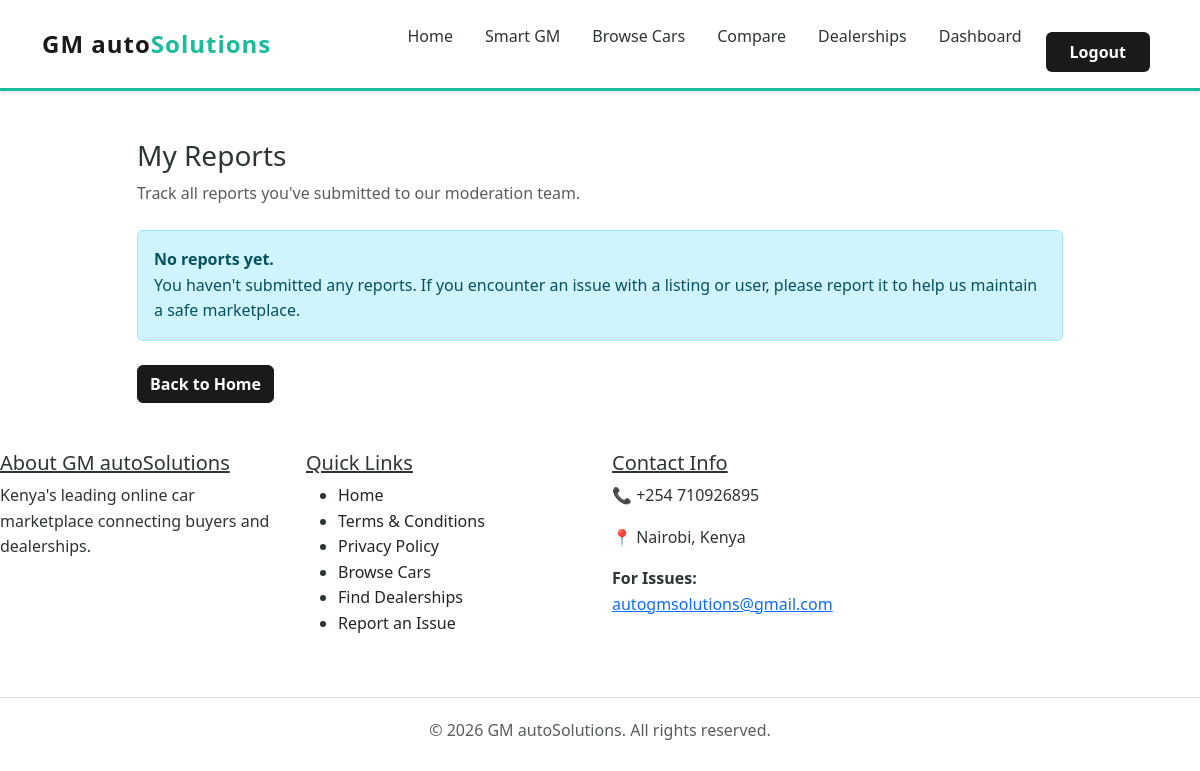
The page /my-reports/ (signed in) on the database as committed earlier.
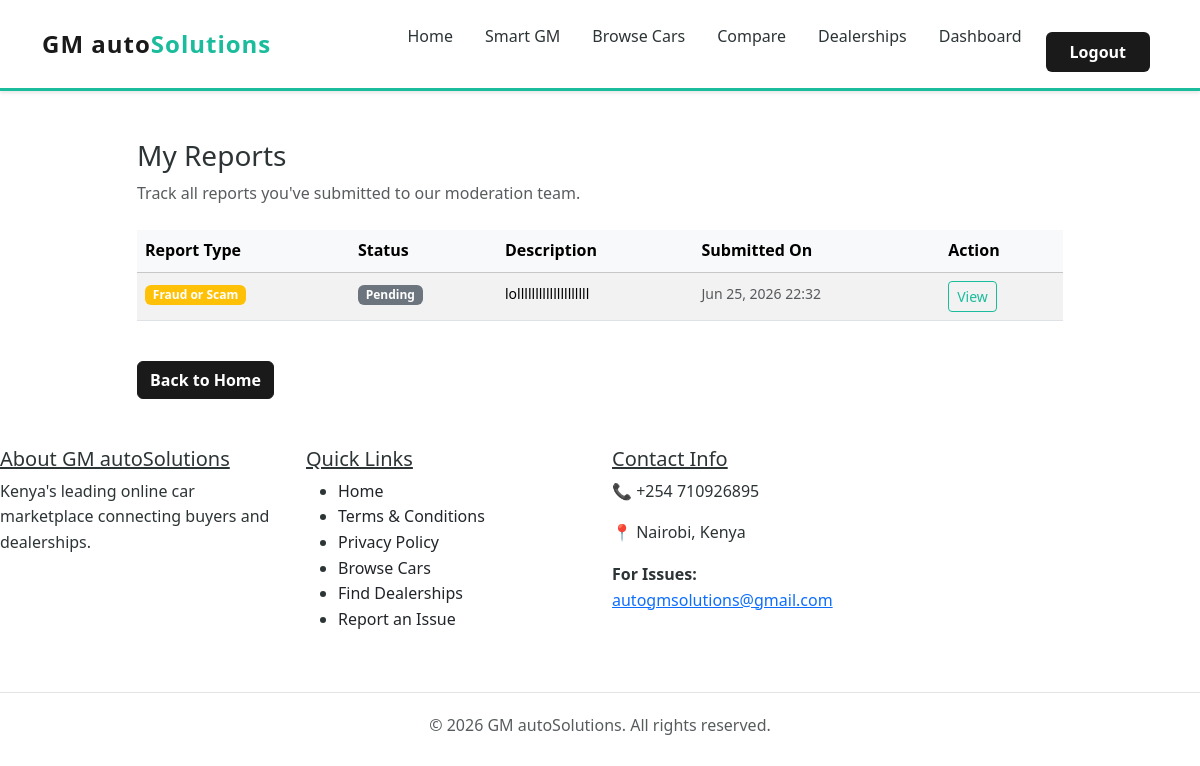
The same page on the database as committed later.
### myapp/models.py (models this page shows, shortened)
class Report(models.Model):
    REPORT_TYPES = [
        ('inappropriate_content', 'Inappropriate Content'),
        ('fraud', 'Fraud or Scam'),
        ('fake_listing', 'Fake Listing'),
        ('harassment', 'Harassment'),
        ('spam', 'Spam'),
        ('duplicate', 'Duplicate Listing'),
        ('other', 'Other Issue'),
    ]
    STATUS_CHOICES = [
        ('pending', 'Pending'),
        ('under_review', 'Under Review'),
        ('resolved', 'Resolved'),
        ('rejected', 'Rejected'),
    ]
    reporter = models.ForeignKey(User, on_delete=models.CASCADE, related_name='reports_made')
    car = models.ForeignKey(Car, on_delete=models.CASCADE, null=True, blank=True, related_name='car_reports')
    dealership = models.ForeignKey(Dealership, on_delete=models.CASCADE, null=True, blank=True, related_name='dealership_reports')
    reported_user = models.ForeignKey(User, on_delete=models.CASCADE, null=True, blank=True, related_name='user_reports')
    report_type = models.CharField(max_length=25, choices=REPORT_TYPES)
    description = models.TextField()
    status = models.CharField(max_length=20, choices=STATUS_CHOICES, default='pending')
    created_at = models.DateTimeField(auto_now_add=True)
    updated_at = models.DateTimeField(auto_now=True)
    class Meta:
        ordering = ['-created_at']

### myapp/views.py (the view)
# urls.py: path('my-reports/', views.my_reports, name='my_reports'),
@login_required(login_url='login')
def my_reports(request):
    reports = Report.objects.filter(reporter=request.user).order_by('-created_at')
    context = {
        'reports': reports,
    }
    return render(request, 'my_reports.html', context)

### myapp/context_processors.py (called while the page is built)
def car_hierarchy(request):
    return {
        'car_hierarchy_json': json.dumps(get_combined_car_hierarchy())
    }

### myapp/Templates/my_reports.html (shortened to what this page needs)
{% extends 'base.html' %}
{% block content %}
<div class="container py-5">
    <div class="row">
        <div class="col-lg-10 offset-lg-1">
            <div class="mb-4">
                <h1 class="h3">My Reports</h1>
                <p class="text-muted">Track all reports you've submitted to our moderation team.</p>
            </div>
            {% if reports %}
                <div class="table-responsive">
                    <table class="table table-striped table-hover">
                        <thead class="table-light">
                            <tr>
                                <th>Report Type</th>
                                <th>Status</th>
                                <th>Description</th>
                                <th>Submitted On</th>
                                <th>Action</th>
                            </tr>
                        </thead>
                        <tbody>
                            {% for report in reports %}
                                <tr>
                                    <td>
                                        <span class="badge bg-warning">{{ report.get_report_type_display }}</span>
                                    </td>
                                    <td>
                                        {% if report.status == 'pending' %}
                                            <span class="badge bg-secondary">Pending</span>
                                        {% elif report.status == 'under_review' %}
                                            <span class="badge bg-info">Under Review</span>
                                        {% elif report.status == 'resolved' %}
                                            <span class="badge bg-success">Resolved</span>
                                        {% elif report.status == 'dismissed' %}
                                            <span class="badge bg-danger">Dismissed</span>
                                        {% endif %}
                                    </td>
                                    <td>
                                        <small>{{ report.description|truncatewords:15 }}</small>
                                    </td>
                                    <td>
                                        <small class="text-muted">{{ report.created_at|date:"M d, Y H:i" }}</small>
                                    </td>
                                    <td>
                                        <a href="#" class="btn btn-sm btn-outline-primary" data-bs-toggle="modal" data-bs-target="#reportModal{{ report.id }}">
                                            View
                                        </a>
                                    </td>
                                </tr>
                            {% endfor %}
                        </tbody>
                    </table>
                </div>
            {% else %}
                <div class="alert alert-info">
                    <strong>No reports yet.</strong>
                    <p class="mb-0">You haven't submitted any reports. If you encounter an issue with a listing or user, please report it to help us maintain a safe marketplace.</p>
                </div>
            {% endif %}
            <div class="mt-4">
                <a href="{% url 'home' %}" class="btn btn-secondary">Back to Home</a>
            </div>
        </div>
    </div>
</div>
{% endblock %}

Rows that differ between the two databases and show on the page:
added Report: report_type "Fraud or Scam", status "Pending", description "lollllllllllllllllllll", created_at "Jun 25, 2026 22:32"
Other text that changed with them:
text no longer shown: "No reports yet. You haven't submitted any reports. If you encounter an issue with a listing or user, please report it to help us maintain a safe marketplace."
text now shown: "Report Type Status Description Submitted On Action"
